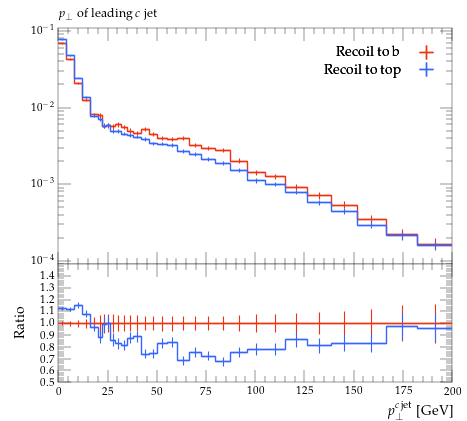

Here is the Python script that generated this plot:
#! /usr/bin/env python

# This Python script was auto-generated using YODA v2.0.2.
# Analysis object: /MC_HFJETS/ptCJetLead
# Timestamp: 28-07-2026 (11:04:25)

import matplotlib as mpl
import matplotlib.pyplot as plt
mpl.use('Agg') # comment out for interactive use
import os
import numpy as np

plotDir = os.path.split(os.path.realpath(__file__))[0]
if 'YODA_USER_PLOT_PATH' in globals():
    plot_outdir = globals()['YODA_USER_PLOT_PATH']
else:
    plot_outdir = plotDir

#plot style
plt.style.use(os.path.join(plotDir, '../default.mplstyle'))
# plot metadata
figW, figH = plt.rcParams['figure.figsize']
ax_xLabel = r'$p_\perp^{c\,\mathrm{jet}}$ [GeV]'
ax_yLabel = r''
ax_title  = r'$p_\perp$ of leading $c$ jet'
ax_xScale = 'linear'
ax_yScale = 'log'
xLims = (0.0, 200.0)
yLims = (9e-05, 0.11000000000000001)

# TeX-friendly labels for the legend
labels = {
    'legend' : ([ r"Recoil to b", r"Recoil to top" ], r""),
}

# Adjust canvas width and height
canvasW = 10.0
canvasH = 9.0
figW *= canvasW/10.
figH *= canvasH/9.

# Create figure and axis objects
fig, (ax, ratio0_ax) = plt.subplots(2, 1, sharex=True,
                  figsize=(figW,figH), gridspec_kw={'height_ratios': (6.0, 3.0)})

# Set figure margins
plt.subplots_adjust(
    left   = 1.0 * plt.rcParams['figure.subplot.left'],
    right  = 1.0 * plt.rcParams['figure.subplot.right'],
    top    = 1.0 * plt.rcParams['figure.subplot.top'],
    bottom = 1.0 * plt.rcParams['figure.subplot.bottom'])

ratio0_ax.yaxis.set_major_locator(mpl.ticker.MultipleLocator(0.1))
ratio0_ax.set_ylim(0.5, 1.4999)
ratio0_ax.set_ylabel('Ratio')

# the numerical data is stored in a separate file
dataf = dict()
prefix = os.path.split(__file__)[0]
if prefix:    prefix = prefix + '/'
exec(open(prefix+'ptCJetLead__data.py').read(), dataf)


legend_handles = dict() # keep track of handles for the legend

# style options for curves
# starts at zorder>=5 to draw curve on top of legend
styles = {
  'recoil_b': {
    'color' : '#EE3311',
    'linestyle' : '-',
    'linewidth' : 1,
    'marker' : 'none',
    'markersize' : 2,
    'capsize' : 0.0,
    'zorder' : 5,
    'histstyle' : 1,
    'drawstyle' : 'steps-pre',
    'xerrorbars' : 1,
    'yerrorbars' : 1,
    'fillcolor' : None,
    'fillopacity' : 1.0,
    'ratio0_linestyle' : '-',
    'ratio0_linewidth' : 1,
    'ratio0_marker' : 'none',
    'ratio0_markersize' : 2,
    'ratio0_capsize' : 0.0,
    'ratio0_zorder' : 5,
    'ratio0_histstyle' : 1,
    'ratio0_drawstyle' : 'steps-pre',
    'ratio0_xerrorbars' : 1,
    'ratio0_yerrorbars' : 1,
  },
  'recoil_top': {
    'color' : '#3366FF',
    'linestyle' : '-',
    'linewidth' : 1,
    'marker' : 'none',
    'markersize' : 2,
    'capsize' : 0.0,
    'zorder' : 6,
    'histstyle' : 1,
    'drawstyle' : 'steps-pre',
    'xerrorbars' : 1,
    'yerrorbars' : 1,
    'fillcolor' : None,
    'fillopacity' : 1.0,
    'ratio0_linestyle' : '-',
    'ratio0_linewidth' : 1,
    'ratio0_marker' : 'none',
    'ratio0_markersize' : 2,
    'ratio0_capsize' : 0.0,
    'ratio0_zorder' : 6,
    'ratio0_histstyle' : 1,
    'ratio0_drawstyle' : 'steps-pre',
    'ratio0_xerrorbars' : 1,
    'ratio0_yerrorbars' : 1,
  },
}

# curve from input yoda files in main panel
for label, yvals in dataf['yvals'].items():
    if all(np.isnan(v) for v in dataf['yvals'][label]):
        continue
    tmp = None
    if styles[label]['histstyle']: # draw as histogram
        xpos = dataf['xedges'][label] if styles[label]['drawstyle'] else dataf['xpoints'][label]
        ypos = np.insert(yvals, 0, yvals[0]) if styles[label]['drawstyle'] else yvals
        if styles[label]['fillcolor']: # fill area below curve
            ax.fill_between(xpos, ypos, step='pre',
                            color=styles[label]['fillcolor'],
                            alpha=styles[label]['fillopacity'])
        tmp, = ax.plot(xpos, ypos,
                       color=styles[label]['color'],
                       linestyle=styles[label]['linestyle'],
                       linewidth=styles[label]['linewidth'],
                       drawstyle=styles[label]['drawstyle'], solid_joinstyle='miter',
                       zorder=styles[label]['zorder'], label=label)
    tmp = ax.errorbar(dataf['xpoints'][label], yvals,
                      xerr=np.array(dataf['xerrs'][label])*styles[label]['xerrorbars'],
                      yerr=np.array(dataf['yerrs'][label])*styles[label]['yerrorbars'],
                      fmt=styles[label]['marker'], capsize=styles[label]['capsize'],
                      markersize=styles[label]['markersize'],
                      ecolor=styles[label]['color'],
                      color=styles[label]['color'], zorder=styles[label]['zorder'])
    tmp[-1][0].set_linestyle(styles[label]['linestyle'])
    tmp[-1][0].set_linewidth(styles[label]['linewidth'])
    if label in dataf['add_legend_handle']:  legend_handles[label] = tmp
    for varLabel in dataf['variation_yvals'].keys():
        if varLabel.startswith(label):
            tmp, = ax.plot(dataf['xedges'][label], dataf['variation_yvals'][varLabel],
                           color=styles[label]['color'],
                           linestyle=styles[label]['linestyle'],
                           linewidth=styles[label]['linewidth'],
                           drawstyle='steps-pre', solid_joinstyle='miter',
                           zorder=styles[label]['zorder'], alpha=0.5)


# plots on ratio panel
# curve from input yoda files in ratio panel
for label, yvals in dataf['ratio0_yvals'].items():
    if all(np.isnan(v) for v in yvals):
        continue
    if styles[label]['ratio0_histstyle']: # plot as histogram
        xpos = dataf['xedges']['recoil_b'] if styles[label]['ratio0_drawstyle'] else dataf['xpoints']['recoil_b']
        ypos = np.insert(yvals, 0, yvals[0]) if styles[label]['ratio0_drawstyle'] else yvals
        ratio0_ax.plot(xpos, ypos,
                       color=styles[label]['color'],
                       linewidth=styles[label]['linewidth'],
                       linestyle=styles[label]['ratio0_linestyle'],
                       drawstyle=styles[label]['ratio0_drawstyle'], zorder=styles[label]['zorder'],
                       solid_joinstyle='miter')
    tmp = ratio0_ax.errorbar(dataf['xpoints']['recoil_b'], yvals,
                             xerr=np.array(dataf['ref_xerrs'])*styles[label]['ratio0_xerrorbars'],
                             yerr=np.array(dataf['ratio0_yerrs'][label])*styles[label]['ratio0_yerrorbars'],
                             fmt=styles[label]['ratio0_marker'], capsize=styles[label]['ratio0_capsize'],
                             markersize=styles[label]['ratio0_markersize'],
                             ecolor=styles[label]['color'],
                             color=styles[label]['color'])
    tmp[-1][0].set_linestyle(styles[label]['ratio0_linestyle'])
    tmp[-1][0].set_linewidth(styles[label]['ratio0_linewidth'])

    for varlabel in dataf['ratio0_variation_vals'].keys():
        if varlabel.startswith(label):
            ratio0_ax.plot(dataf['xedges']['recoil_b'],
                            dataf['ratio0_variation_vals'][varlabel],
                            color=styles[label]['color'],
                            linestyle=styles[label]['linestyle'],
                            linewidth=styles[label]['linewidth'],
                            drawstyle='steps-pre', solid_joinstyle='miter',
                            zorder=1, alpha=0.5)

legend_items = list(legend_handles.values())
ax.add_artist(ax.legend(legend_items,
                        labels['legend'][0],
                        title=labels['legend'][1],
                        alignment='right',
                        loc='upper right',
                        bbox_to_anchor=(1.0, 0.97),markerfirst=False))

# set plot metadata as defined above
ratio0_ax.set_xlabel(ax_xLabel)
ratio0_ax.xaxis.set_label_coords(1., -0.15)
ax.set_ylabel(ax_yLabel, ha='right', va='top')
ax.yaxis.set_label_coords(-0.11, 1.0)
ax.set_title(ax_title, loc='left')
ax.set_xscale(ax_xScale)
ax.set_yscale(ax_yScale)
ax.set_xlim(xLims)
ax.set_ylim(yLims)

# tick formatting
plt.rcParams['xtick.top'] = True
plt.rcParams['ytick.right'] = True
ax.yaxis.set_major_locator(mpl.ticker.LogLocator(base=10.0, numticks=np.inf))
ax.yaxis.set_minor_locator(mpl.ticker.LogLocator(
                           base=10.0, subs=np.arange(0.1, 1, 0.1), numticks=np.inf))
fig.align_ylabels((ax, ratio0_ax))
plt.savefig(os.path.join(plot_outdir, 'ptCJetLead.pdf'), format='PDF')
plt.savefig(os.path.join(plot_outdir, 'ptCJetLead.png'), format='PNG')

plt.close(fig)
